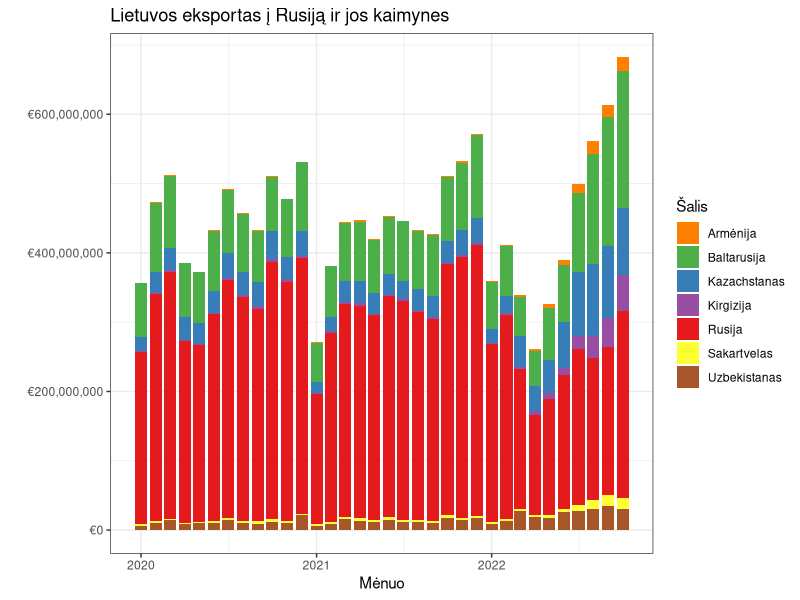
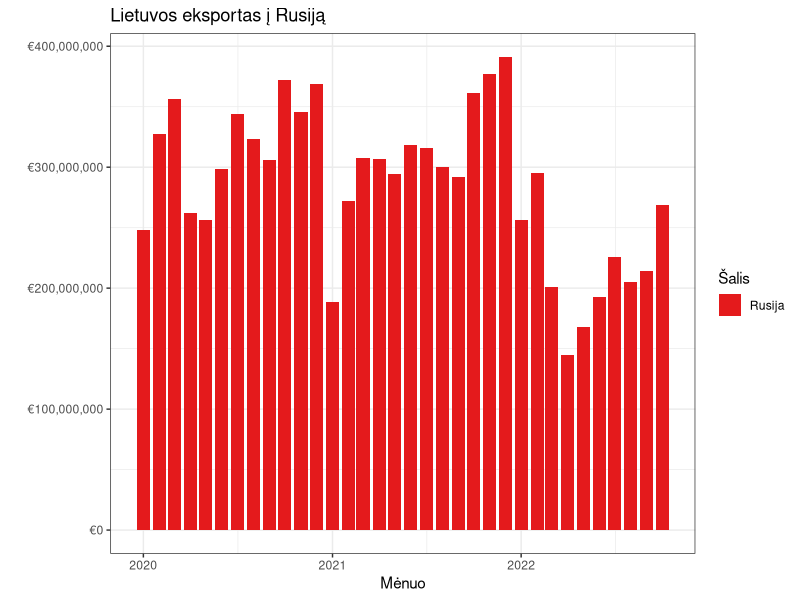
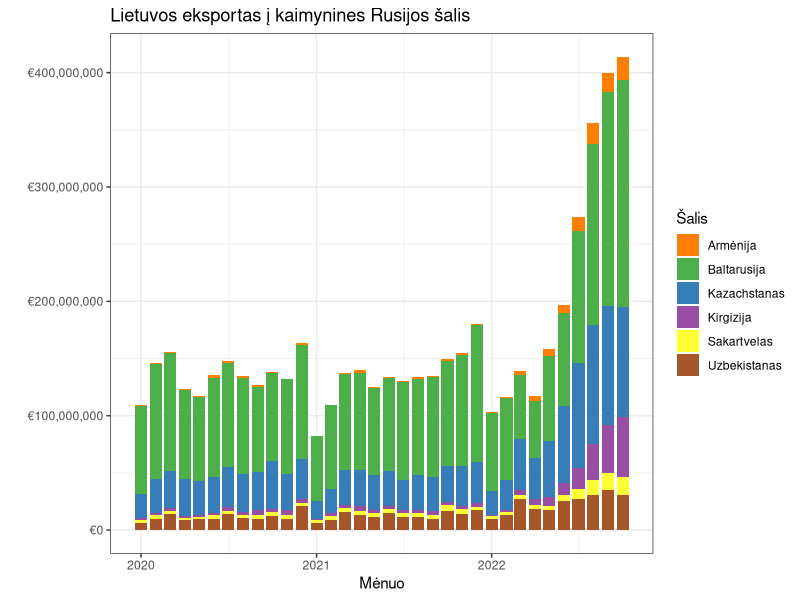

The R script that drew these images, in order:
## ---- chunk 1
library(readxl)
library(dplyr)
library(tidyr)
library(lubridate)
library(ggplot2)
texp <- read_xlsx("xlsx/lt_total_exports.xlsx", sheet = 3, skip = 8)
texp1 <- texp %>%
  filter(!(TIME %in% c("FREQ (Labels)", "PARTNER (Labels)", "Special value", ":"))) %>%
  filter(!is.na(TIME)) %>%
  pivot_longer(cols = -TIME, names_to = "month", values_to = "export") %>%
  filter(grepl("-", month)) %>%
  mutate(month = ymd(paste(month, "01", sep = "-")), export = as.numeric(export)) %>%
  rename(country = TIME) %>%
  arrange(country, month)

eexp <- read_xlsx("xlsx/lt_energy_exports.xlsx", sheet = 3, skip = 8)
eexp1 <- eexp %>%
  filter(!(TIME %in% c("FREQ (Labels)", "PARTNER (Labels)", "Special value", ":"))) %>%
  filter(!is.na(TIME)) %>%
  pivot_longer(cols = -TIME, names_to = "month", values_to = "energy") %>%
  filter(grepl("-", month)) %>%
  mutate(month = ymd(paste(month, "01", sep = "-")), energy = as.numeric(energy)) %>%
  rename(country = TIME) %>%
  arrange(country, month)

cn <- read.csv("meta/salys.csv")

fixNA <- function(x) {
  x[is.na(x)] <- 0
  x
}

dt <- texp1 %>%
  left_join(eexp1) %>%
  filter(month <= "2022-10-01") %>%
  mutate(energy = fixNA(energy)) %>%
  mutate(value = export - energy) %>%
  left_join(cn)
## ---- chunk 2
cols <- RColorBrewer::brewer.pal(7, "Set1")[c(5, 3, 2, 4, 1, 6, 7)]
ggplot(aes(x = month, y = value, fill = salis), data = dt) +
  geom_col() +
  theme_bw() +
  scale_fill_manual(name = "Šalis", values = cols) +
  scale_y_continuous(labels = scales::dollar_format(prefix = "€")) +
  labs(x = "Mėnuo", y = "", title = "Lietuvos eksportas į Rusiją ir jos kaimynes")
## ---- chunk 3
ggplot(aes(x = month, y = value, fill = salis), data = dt %>% filter(salis == "Rusija")) +
  geom_col() +
  theme_bw() +
  scale_fill_manual(name = "Šalis", values = cols[5]) +
  scale_y_continuous(labels = scales::dollar_format(prefix = "€")) +
  labs(x = "Mėnuo", y = "", title = "Lietuvos eksportas į Rusiją")
## ---- chunk 4
ggplot(aes(x = month, y = value, fill = salis), data = dt %>% filter(salis != "Rusija")) +
  geom_col() +
  theme_bw() +
  scale_fill_manual(name = "Šalis", values = cols[-5]) +
  scale_y_continuous(labels = scales::dollar_format(prefix = "€")) +
  labs(x = "Mėnuo", y = "", title = "Lietuvos eksportas į kaimynines Rusijos šalis")
